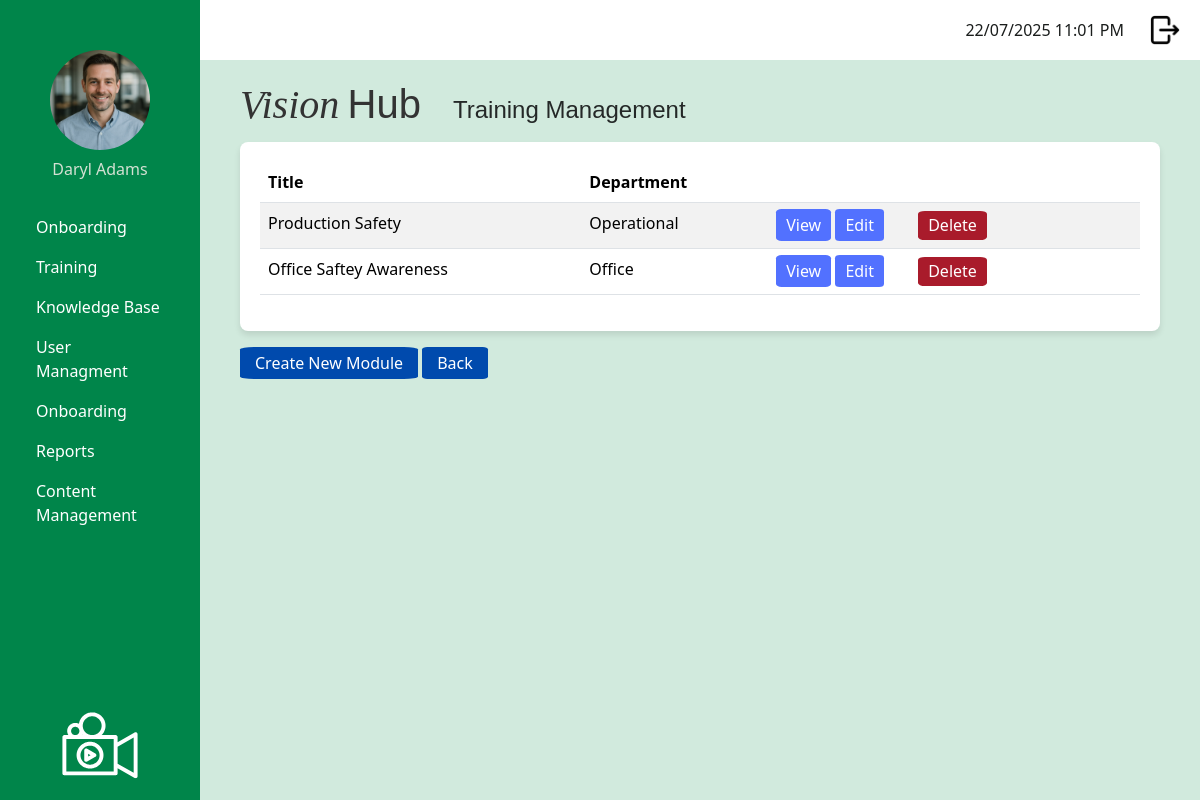
/admin/manage_training_modules (signed in), run on an earlier commit of the app's database.
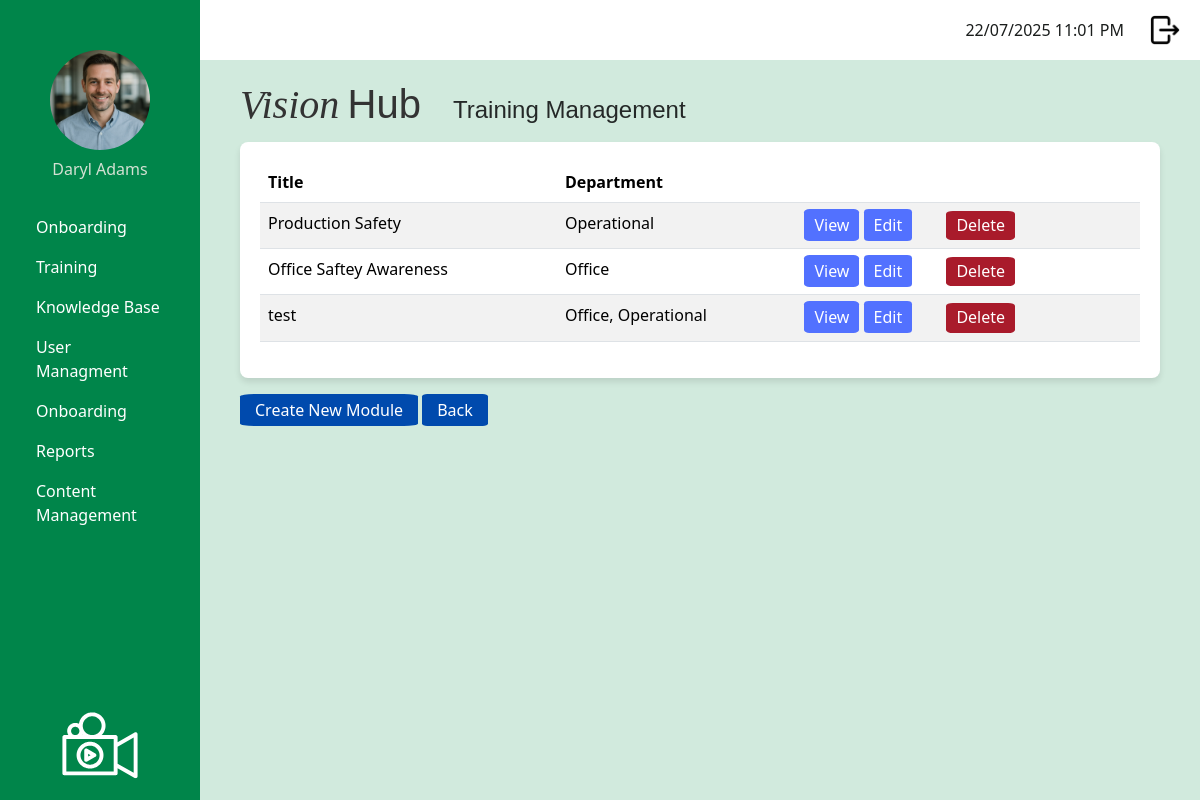
And on a later commit of the database.
### app/models.py (models this page shows, shortened)
class User(UserMixin, db.Model):
    __tablename__ = 'user'
    id: so.Mapped[int] = so.mapped_column(primary_key=True)
    username: so.Mapped[str] = so.mapped_column(sa.String(120), index=True, unique=True)
    first_name: so.Mapped[str] = so.mapped_column(sa.String(50), index=True)
    surname: so.Mapped[str] = so.mapped_column(sa.String(50), index=True)
    job_title: so.Mapped[str] = so.mapped_column(sa.String(50), index=True)
    password_hash: so.Mapped[str] = so.mapped_column(sa.String(256))
    is_onboarding: so.Mapped[bool] = so.mapped_column(default=False) # Default: Not onboarding
    dateStarted: so.Mapped[datetime] = so.mapped_column(index=True, default=lambda: datetime.now(timezone.utc))
    google_email: so.Mapped[Optional[str]] = so.mapped_column(sa.String(120), unique=True, nullable=True)
    profile_photo: so.Mapped[Optional[str]] = so.mapped_column(sa.String(120), nullable=True, default='profileDefault.png')
    manager_id: so.Mapped[Optional[int]] = so.mapped_column(sa.ForeignKey('user.id'), nullable=True)
    manager: so.Mapped[Optional['User']] = so.relationship('User', remote_side=[id], back_populates='manages')
    manages: so.Mapped[List['User']] = so.relationship('User', back_populates='manager')
    role_id: so.Mapped[int] = so.mapped_column(sa.ForeignKey('role.id'))
    role: so.Mapped['Role'] = so.relationship('Role', back_populates='users')
    department_id: so.Mapped[int] = so.mapped_column(sa.ForeignKey('department.id'))
    department: so.Mapped['Department'] = so.relationship('Department', back_populates='users')
    module_progress: so.Mapped[List['UserModuleProgress']] = so.relationship('UserModuleProgress', back_populates='user')
    onboarding_path_id: so.Mapped[int] = so.mapped_column(sa.ForeignKey('onboarding_path.id'), nullable=True)
    onboarding_path: so.Mapped['OnboardingPath'] = so.relationship('OnboardingPath')

class TrainingModule (db.Model):
    __tablename__ = 'training_module'
    id: so.Mapped[int] = so.mapped_column(primary_key=True)
    module_title: so.Mapped[str] = so.mapped_column(sa.String(150), index=True, unique=True)
    module_description: so.Mapped[str] = so.mapped_column(sa.Text, nullable=False)
    module_instructions: so.Mapped[str] = so.mapped_column(sa.Text, nullable=False)
    video_url: so.Mapped[str] = so.mapped_column(sa.String(300), nullable=True)
    active: so.Mapped[bool] = so.mapped_column(sa.Boolean, nullable=False, default=True)
    questions: so.Mapped[List['Question']] = so.relationship('Question', back_populates='training_module', cascade='all, delete-orphan')
    user_progress: so.Mapped[List['UserModuleProgress']] = so.relationship('UserModuleProgress', back_populates='training_module')
    onboarding_steps: so.Mapped[List['OnboardingStep']] = so.relationship('OnboardingStep', back_populates='training_module', cascade='all, delete-orphan')

class OnboardingStep(db.Model):
    __tablename__ = 'onboarding_step'
    id: so.Mapped[int] = so.mapped_column(primary_key=True)
    step_name: so.Mapped[str] = so.mapped_column(sa.String(150), nullable=False)
    onboarding_path_id: so.Mapped[int] = so.mapped_column(sa.ForeignKey('onboarding_path.id'), nullable=False)
    path: so.Mapped['OnboardingPath'] = so.relationship('OnboardingPath', back_populates='steps')
    training_module_id: so.Mapped[int] = so.mapped_column(sa.ForeignKey('training_module.id'), nullable=True)
    training_module: so.Mapped['TrainingModule'] = so.relationship('TrainingModule', back_populates='onboarding_steps')

class OnboardingPath(db.Model):
    __tablename__ = 'onboarding_path'
    id: so.Mapped[int] = so.mapped_column(primary_key=True)
    path_name: so.Mapped[str] = so.mapped_column(sa.String(100), nullable=False, unique=True)
    steps: so.Mapped[List['OnboardingStep']] = so.relationship('OnboardingStep', back_populates='path', cascade='all, delete-orphan')

### app/admin/routes.py (the view)
@app.route('/admin/manage_training_modules', methods=['GET'])
@login_required
def manage_training_modules():
    if current_user.role.role_name != "admin":
        return redirect(url_for('logout'))
    modules = TrainingModule.query.filter_by(active=True).all()
    return render_template(
        'admin/manage_training_modules.html',
        title='Manage Training Modules',
        modules=modules
    )

### app/models.py (called while the page is built)
@login.user_loader
def load_user(id):
    return db.session.get(User, int(id))

### app/templates/admin/manage_training_modules.html
{% extends "base.html" %}
{% block content %}
<div class="page-container">
    {% if modules %}
    <table class="table table-striped">
        <thead>
            <tr>
                <th>Title</th>
                <th>Department</th>
                <th></th>
            </tr>
        </thead>
        <tbody>
        {% for module in modules %}
            <tr>
                <td>{{ module.module_title }}</td>
                <td>
                    {% for step in module.onboarding_steps %}
                      {{ step.path.path_name|title }}{% if not loop.last %}, {% endif %}
                    {% endfor %}
                </td>
                <td>
                    <a href="{{ url_for('details_training_module', module_id=module.id) }}" class="royal-blue-button">View</a>
                    <a href="{{ url_for('edit_training_module', module_id=module.id) }}" class="royal-blue-button">Edit</a>
                    <form method="POST"
                        action="{{ url_for('delete_training_module', module_id=module.id) }}"
                        style="display:inline;"
                        onsubmit="return confirm('Are you sure you want to delete this module?');">
                        <button type="submit" class="warning-button">Delete</button>
                    </form>
                </td>
            </tr>
        {% endfor %}
        </tbody>
    </table>
    {% else %}
    <p>No training modules found.</p>
    {% endif %}
</div>
{% endblock %}
{% block specific_heading %}<h1 class = "page-title">Training Management</h1>{% endblock %}
{% block specific_buttons %}
<div class = "button-container-outside-table">
    <a href="{{ url_for('create_training_module') }}" class = "dark-blue-button">Create New Module</a>
    <a href="{{ url_for('admin_dashboard') }}" class = "dark-blue-button">Back</a>
</div>
{% endblock %}

### app/templates/base.html (shortened to what this page needs)
<!doctype html>
<html>
    <head>
            <link
            href="{{ url_for('static', filename='css/bootstrap.min.css') }}"
            rel="stylesheet"/>
            <link href="{{ url_for('static', filename='css/stylesheet.css') }}" rel="stylesheet"/>
        </head>
    <body>
         <div class="sidebar">
            <div class="profile-container">
                <form id="photoForm"
                    action="{{ url_for('update_profile_photo') }}"
                    method="POST"
                    enctype="multipart/form-data"
                    style="display:inline;">
                <img src="{{ url_for('static',
                                    filename='images/profilePhoto/'
                                        ~ (current_user.profile_photo or 'profileDefault.png')) }}"
                    id="profilePicture"
                    class="profilePicture"
                    alt="Click to change photo"
                    style="cursor:pointer; width:100px; height:100px;
                            object-fit:cover; border-radius:50%;">
                </form>
                <h5 class="profile-photo-text">{{ current_user.first_name|title }} {{ current_user.surname|title }}</h5>
            </div>
            <nav class="nav flex-column sideNavLink-container">
                {% if current_user.role.role_name == 'admin' %}
                    <a class="nav-link" href="#">Onboarding</a>
                    <a class="nav-link" href="{{ url_for('manage_training_modules') }}">Training</a>
                    <a class="nav-link" href="#">Knowledge Base</a>
                    <a class="nav-link" href="{{ url_for('manage_users') }}">User Managment</a>
                    <a class="nav-link" href="#">Onboarding</a>
                    <a class="nav-link" href="#">Reports</a>
                    <a class="nav-link" href="#">Content Management</a>
                    {% elif current_user.role.role_name == 'manager' %}
                    <a class="nav-link" href="#">Onboarding</a>
                    <a class="nav-link" href="#">Training</a>
                    <a class="nav-link" href="#">Reports</a>
                    {% elif current_user.role.role_name == 'staff' %}
                    <a class="nav-link" href="#">Onboarding</a>
                    <a class="nav-link" href="{{ url_for('training_dashboard') }}">Training</a>
                {% endif %}
            </nav>
            <img src="{{ url_for('static', filename='images/logoImageWhite.svg') }}" class="sidebarLogo">
        </div>
         <div class="top-bar">
            <div class="d-flex align-items-center">
                <span class="me-3" id="clock"></span>
                <a href="{{ url_for('logout') }}" class="logout-link">
                    <img src="{{ url_for('static', filename='images/logout.png') }}" class="logout-image">
                </a>
            </div>
        </div>
        <div class="logo-name-container">
            <h2 class="logo-text">
                <span class="logo-vision">Vision</span>
                <span class="logo-hub">Hub</span>
            </h2>
            {% block specific_heading %}{% endblock %}
        </div>
        <div class="content">
            {% block content %}
            {% endblock %}
        </div>
        <div class = "button-area">
            {% block specific_buttons %}{% endblock %}
        </div>
    </body>
</html>

### app/static/css/stylesheet.css (style rules this page uses)
body { color: #000000; background-color: #d1eadd ; }
.logo-name-container { display: flex; align-items: baseline; margin-left: 240px; margin-top: 20px; margin-bottom: 5px; gap: 2rem; color: #333; }
.logo-vision { font-family: 'Playfair Display', serif; font-weight: 450; font-style: italic; font-size: 2.5rem; }
.logo-hub { font-family: 'Montserrat', sans-serif; font-weight: 200; font-size: 2.5rem; margin-left: 0; }
.sidebar { background-color: #00854a; color: white; font-size: 1rem; font-weight: 400; height: 100vh; position: fixed; width: 200px; padding: 20px; display: flex; flex-direction: column; justify-content: space-between; text-align: left }
.profile-photo-text { font-size: 1rem; font-weight: 200; color: rgb(211, 225, 211); text-align: center; }
.sidebarLogo { max-width: 100%; width: 120px; height: auto; display: block; margin: 0 auto; margin-top: auto; }
.profilePicture { display: block; margin: 30px auto 10px auto; border-radius: 50%; width: 80px; height: 80px; object-fit: cover; }
.sideNavLink-container { margin-top: 20px; }
.nav-link { border-radius: 0.5rem; color: white; }
.top-bar { background-color: white; height: 60px; padding: 10px 20px; margin-left: 200px; display: flex; justify-content: flex-end; align-items: center; }
.logout-image { width: 30px; height: 30px; object-fit: cover; margin-left: 10px; }
#clock { color: #1a1d1c; margin-right: 20px; }
.royal-blue-button { background-color: #5271FF; color: white; padding: 5px 10px; border-radius: 10%; text-decoration: none; margin: auto; font-size: 1rem; line-height: 1.2; border: none; box-shadow: none; }
.warning-button { background-color: #a91b2b; color: white; padding: 5px 10px; border-radius: 10%; text-decoration: none; margin-left: 30px; border: none; box-shadow: none; font-size: 1rem; line-height: 1.2; }
.dark-blue-button { background-color: #004AAD; color: white; padding: 5px 15px; border-radius: 8%; text-decoration: none; margin: auto; font-size: 1rem; line-height: 1.2; border: none; box-shadow: none; }
.button-container-outside-table { display: inline-block; margin-top: 20px; margin-bottom: 10px; margin-left: 240px; }
.content { background-color: white; border-radius: 8px; margin-left: 240px; padding: 20px; box-shadow: 0 4px 6px rgba(0, 0, 0, 0.1); max-width: calc(100% - 240px - 40px); }
.page-title { font-family: 'Montserrat', sans-serif; font-size: 1.5rem; font-weight: 200; color: #242827; }

What changed in the data, as far as the page shows it:
added TrainingModule: module_title "test"
added OnboardingStep: path.path_name "Office", shown under "test"
added OnboardingStep: path.path_name "Operational", shown under "test"
